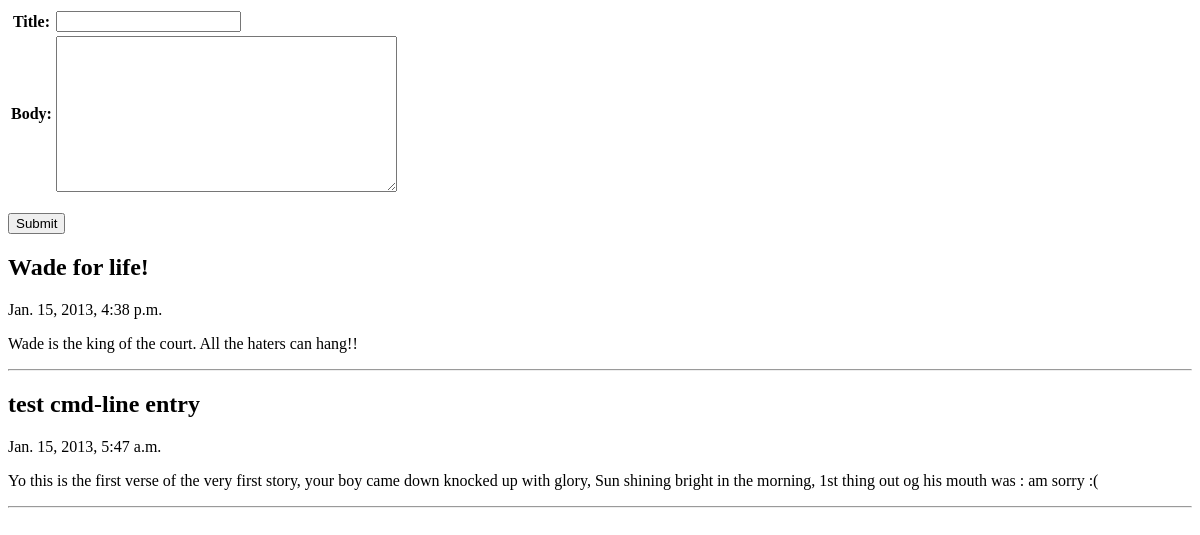
/blog/, run on an earlier commit of the app's database.
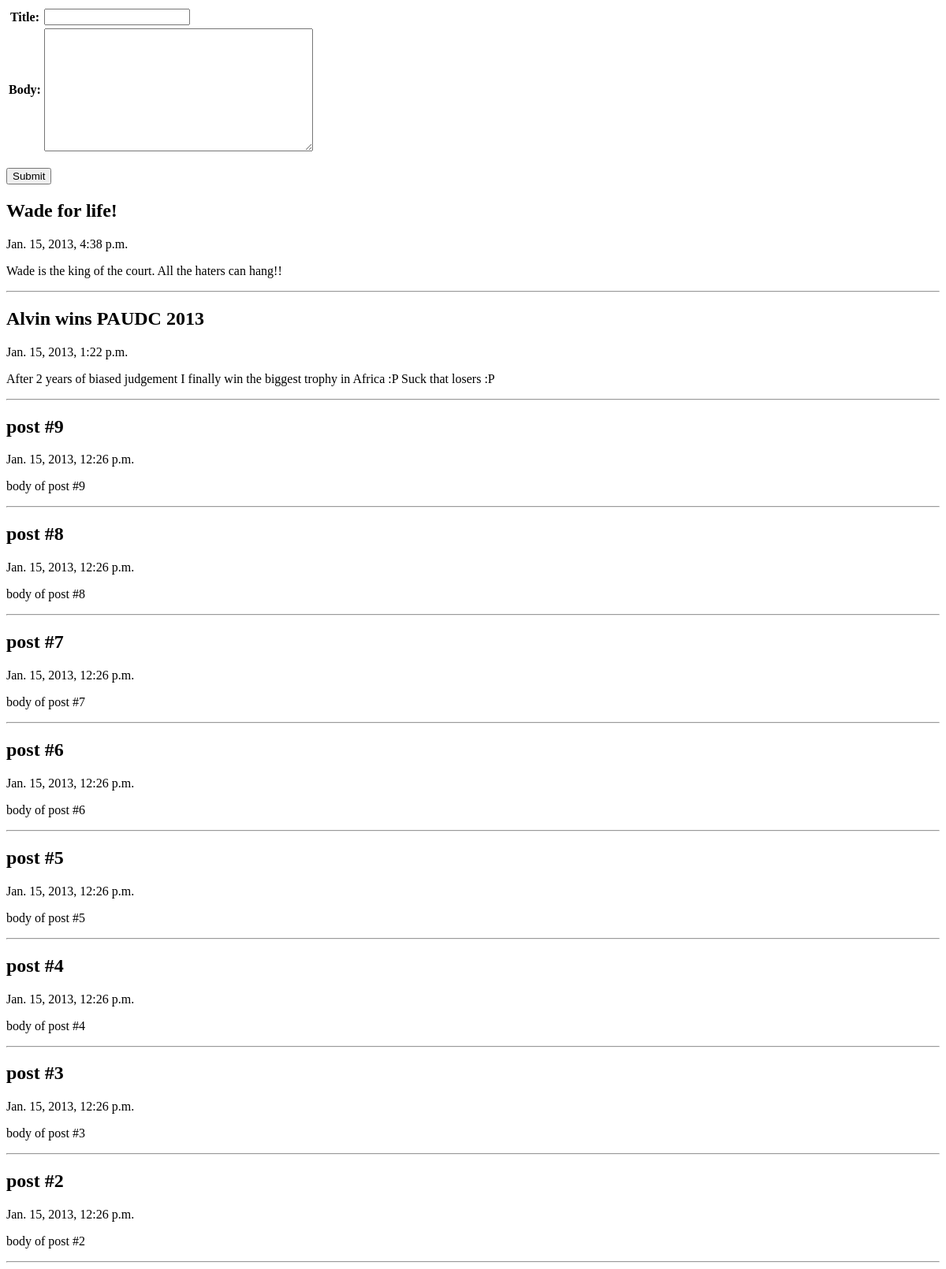
And on a later commit of the database.
### blog/models.py (models this page shows)
class BlogPost(models.Model):
    title = models.CharField(max_length=150)
    body = models.TextField()
    timestamp = models.DateTimeField()
    class Meta:
        ordering = ('-timestamp',)

### blog/views.py (the view)
def archive(request):
    posts = BlogPost.objects.all()[:10]
    return render_to_response('archive.html', {'posts': posts, 'form': BlogPostForm()}, RequestContext(request))

### blog/models.py
class BlogPostForm(forms.ModelForm):
    class Meta:
        model = BlogPost
        exclude = ('timestamp',)

### blog/templates/archive.html
<form action="/blog/create/" method=post>{% csrf_token %}
    <table>{{ form }}</table><br>
    <input type=submit>
</form>
{% for post in posts %}
    <h2>{{ post.title }}</h2>
    <p>{{ post.timestamp }}</p>
    <p>{{ post.body }}</p>
    <hr>
{% endfor %}

What changed in the data, as far as the page shows it:
no longer on this page (row unchanged): BlogPost: title "test cmd-line entry", timestamp "Jan. 15, 2013, 5:47 a.m.", body "Yo this is the first verse of the very first story, your boy came down knocked up with glory, Sun shining bright in the morning, 1st thing out og his mouth was : am sorry :("
added BlogPost: title "Alvin wins PAUDC 2013", timestamp "Jan. 15, 2013, 1:22 p.m.", body "After 2 years of biased judgement I finally win the biggest trophy in Africa :P Suck that losers :P"
added BlogPost: title "post #9", timestamp "Jan. 15, 2013, 12:26 p.m.", body "body of post #9"
added BlogPost: title "post #8", timestamp "Jan. 15, 2013, 12:26 p.m.", body "body of post #8"
added BlogPost: title "post #7", timestamp "Jan. 15, 2013, 12:26 p.m.", body "body of post #7"
added BlogPost: title "post #6", timestamp "Jan. 15, 2013, 12:26 p.m.", body "body of post #6"
added BlogPost: title "post #5", timestamp "Jan. 15, 2013, 12:26 p.m.", body "body of post #5"
added BlogPost: title "post #4", timestamp "Jan. 15, 2013, 12:26 p.m.", body "body of post #4"
added BlogPost: title "post #3", timestamp "Jan. 15, 2013, 12:26 p.m.", body "body of post #3"
added BlogPost: title "post #2", timestamp "Jan. 15, 2013, 12:26 p.m.", body "body of post #2"
